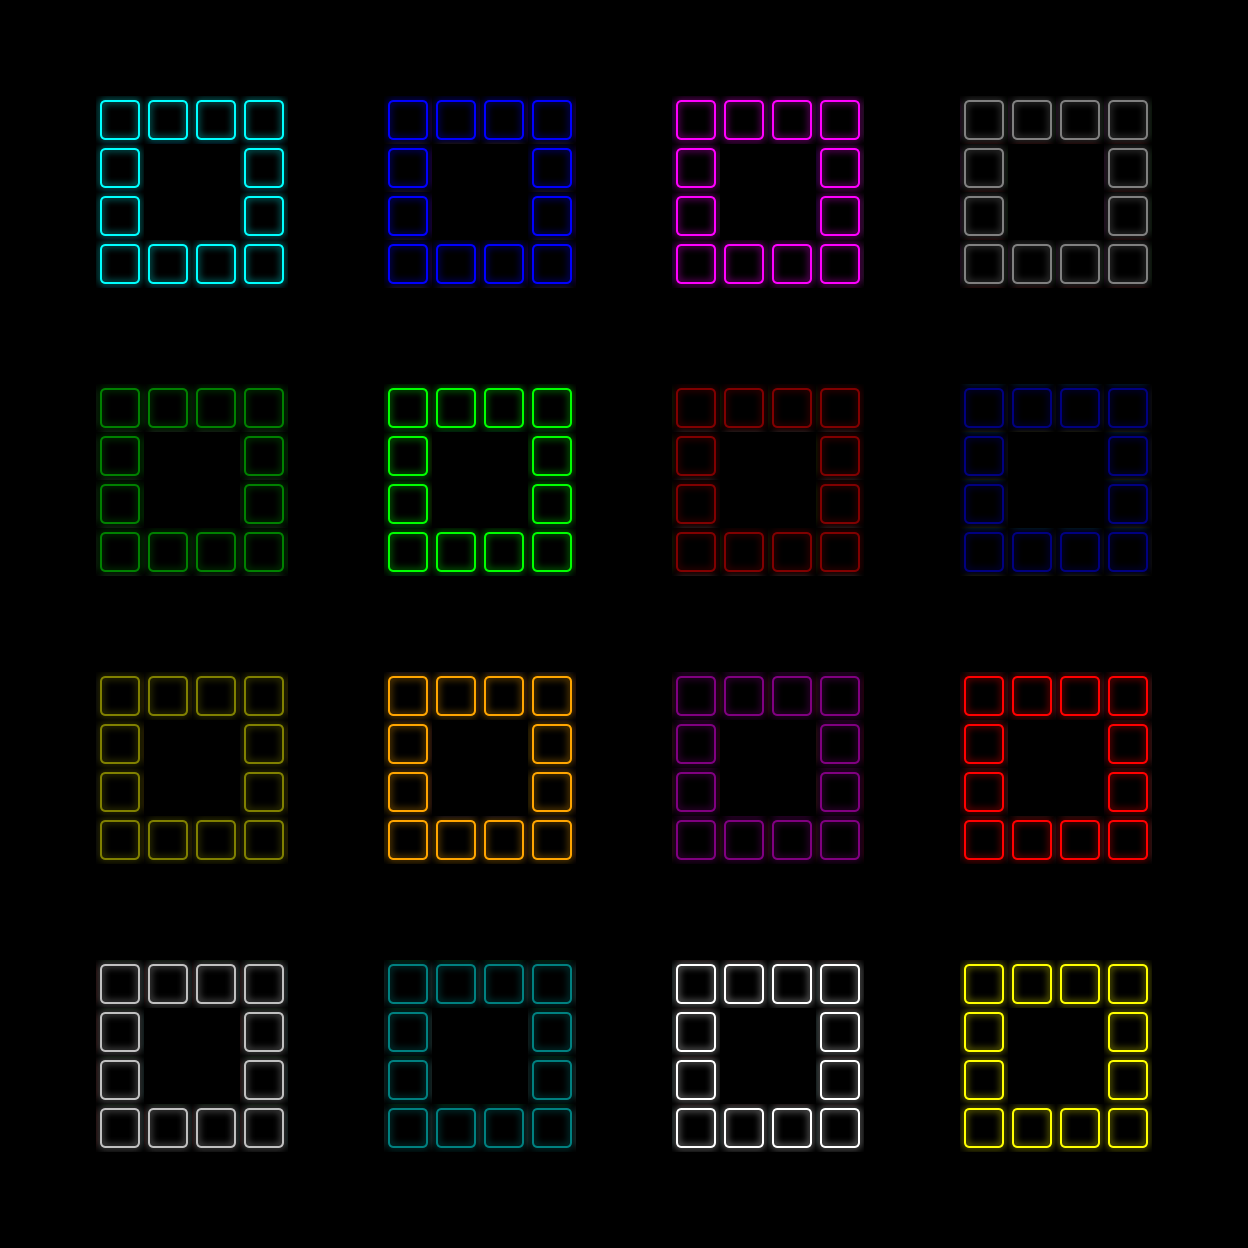

A level layout from a 2D game, rendered from its tile map. Below: a short description, then the map file with tile-grid data replaced by summaries:
An orthogonal 26x26 tile map with 48x48 px tiles, 1 tile layer (map), 2 hidden layers not drawn.

<map version="1.0" orientation="orthogonal" width="26" height="26" tilewidth="48" tileheight="48">
 <tileset firstgid="1" name="tileset" tilewidth="48" tileheight="48">
  <image source="../imgs/tileset.png" width="384" height="384" />
 </tileset>
 <layer name="background" width="26" height="26" visible="0">
  <data>[676 cells, 676 non-empty, 1 distinct tile ids]</data>
 </layer>
 <layer name="map" width="26" height="26">
  <data>[676 cells, 192 non-empty, 16 distinct tile ids]</data>
 </layer>
 <layer name="starting" width="26" height="26" visible="0">
  <data>[676 cells, 25 non-empty, 1 distinct tile ids]</data>
 </layer>
</map>